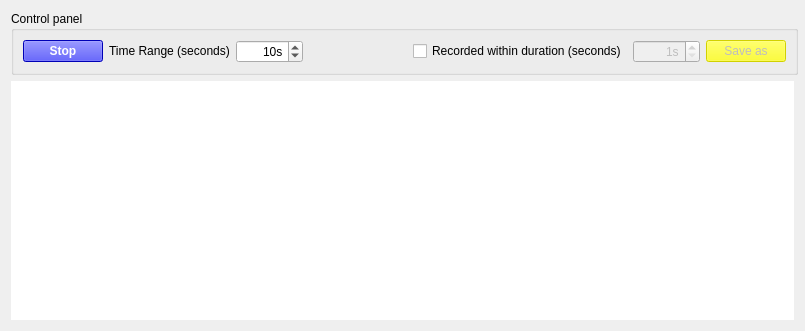
<?xml version="1.0" encoding="UTF-8"?>
<ui version="4.0">
 <class>TestWidget</class>
 <widget class="QWidget" name="TestWidget">
  <property name="geometry">
   <rect>
    <x>0</x>
    <y>0</y>
    <width>805</width>
    <height>331</height>
   </rect>
  </property>
  <property name="minimumSize">
   <size>
    <width>300</width>
    <height>331</height>
   </size>
  </property>
  <property name="windowTitle">
   <string>Form</string>
  </property>
  <layout class="QGridLayout" name="gridLayout">
   <item row="0" column="0">
    <widget class="QGroupBox" name="groupBox">
     <property name="sizePolicy">
      <sizepolicy hsizetype="Preferred" vsizetype="Fixed">
       <horstretch>1</horstretch>
       <verstretch>1</verstretch>
      </sizepolicy>
     </property>
     <property name="minimumSize">
      <size>
       <width>787</width>
       <height>53</height>
      </size>
     </property>
     <property name="title">
      <string>Control panel</string>
     </property>
     <layout class="QHBoxLayout" name="horizontalLayout_2">
      <item>
       <widget class="QPushButton" name="stopButton">
        <property name="styleSheet">
         <string notr="true">background-color: blue;
color: #fff;
font-weight: bold;
</string>
        </property>
        <property name="text">
         <string>Stop</string>
        </property>
       </widget>
      </item>
      <item>
       <widget class="QLabel" name="label_2">
        <property name="sizePolicy">
         <sizepolicy hsizetype="Minimum" vsizetype="Fixed">
          <horstretch>0</horstretch>
          <verstretch>0</verstretch>
         </sizepolicy>
        </property>
        <property name="autoFillBackground">
         <bool>false</bool>
        </property>
        <property name="text">
         <string>Time Range (seconds)</string>
        </property>
       </widget>
      </item>
      <item>
       <widget class="QSpinBox" name="timeRangeBox">
        <property name="alignment">
         <set>Qt::AlignRight|Qt::AlignTrailing|Qt::AlignVCenter</set>
        </property>
        <property name="suffix">
         <string>s</string>
        </property>
        <property name="minimum">
         <number>1</number>
        </property>
        <property name="maximum">
         <number>10000</number>
        </property>
        <property name="value">
         <number>10</number>
        </property>
       </widget>
      </item>
      <item>
       <spacer name="horizontalSpacer_2">
        <property name="orientation">
         <enum>Qt::Horizontal</enum>
        </property>
        <property name="sizeHint" stdset="0">
         <size>
          <width>40</width>
          <height>20</height>
         </size>
        </property>
       </spacer>
      </item>
      <item>
       <widget class="QCheckBox" name="recordCheckBox">
        <property name="text">
         <string>Recorded within duration (seconds)</string>
        </property>
       </widget>
      </item>
      <item>
       <widget class="QSpinBox" name="recordSpinBox">
        <property name="enabled">
         <bool>false</bool>
        </property>
        <property name="alignment">
         <set>Qt::AlignRight|Qt::AlignTrailing|Qt::AlignVCenter</set>
        </property>
        <property name="suffix">
         <string>s</string>
        </property>
        <property name="prefix">
         <string/>
        </property>
        <property name="minimum">
         <number>1</number>
        </property>
        <property name="maximum">
         <number>10000</number>
        </property>
       </widget>
      </item>
      <item>
       <widget class="QPushButton" name="recordButton">
        <property name="enabled">
         <bool>false</bool>
        </property>
        <property name="styleSheet">
         <string notr="true">background-color: yellow
</string>
        </property>
        <property name="text">
         <string>Save as</string>
        </property>
        <property name="default">
         <bool>false</bool>
        </property>
        <property name="flat">
         <bool>false</bool>
        </property>
       </widget>
      </item>
     </layout>
    </widget>
   </item>
   <item row="1" column="0">
    <widget class="QCustomPlot" name="customPlot" native="true">
     <property name="sizePolicy">
      <sizepolicy hsizetype="Preferred" vsizetype="Preferred">
       <horstretch>1</horstretch>
       <verstretch>1</verstretch>
      </sizepolicy>
     </property>
     <property name="autoFillBackground">
      <bool>false</bool>
     </property>
     <property name="styleSheet">
      <string notr="true">background-color: rgb(255, 255, 255);</string>
     </property>
    </widget>
   </item>
  </layout>
 </widget>
 <customwidgets>
  <customwidget>
   <class>QCustomPlot</class>
   <extends>QWidget</extends>
   <header>qcustomplot.h</header>
   <container>1</container>
  </customwidget>
 </customwidgets>
 <resources/>
 <connections/>
</ui>
